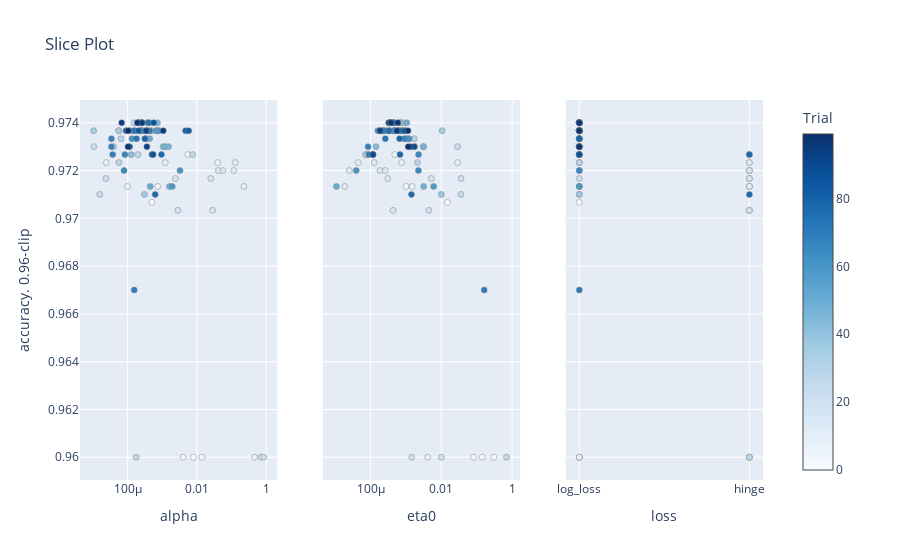

Notebook cell for this chart:
### Code cell
# ...а можно сразу обрезать не интересующие нас значения

def my_clipper(trial: optuna.trial.FrozenTrial):
    score = trial.value
    return max(0.96, score)
    
plot_slice(study, target=my_clipper, target_name='accuracy. 0.96-clip')
